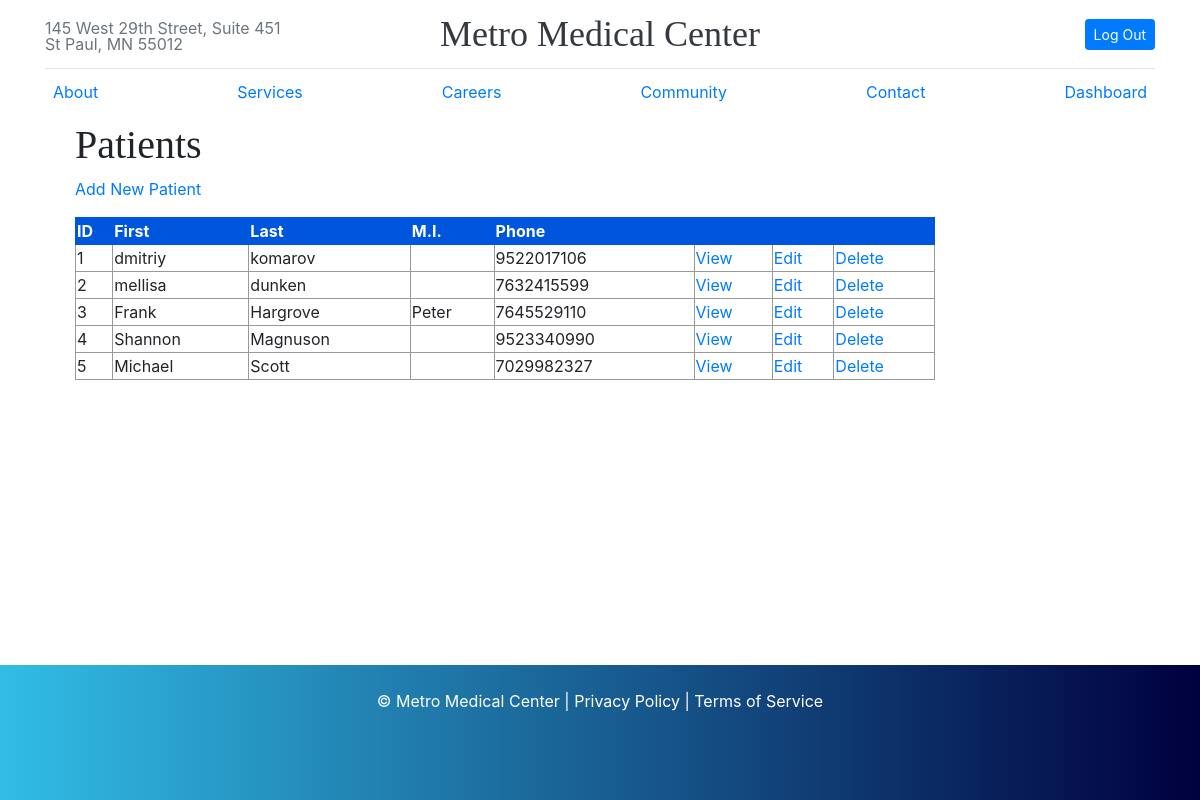
Page /metromed/public/administrator/patients/index.php (signed in) on the committed database.
### tables this page shows
CREATE TABLE user_info (
    user_id int NOT NULL AUTO_INCREMENT ,
    f_name varchar(50) NOT NULL,
    l_name varchar(50) NOT NULL,
    m_name varchar(50) NOT NULL,
    address varchar(255) NOT NULL,
    city varchar(50) NOT NULL,
    state varchar(50) NOT NULL,
    zip varchar(50) NOT NULL,
    phone_number bigint NOT NULL,
    dob DATE,
    ins_id int NOT NULL,
    policy_number varchar(50),
    PRIMARY KEY (user_id),
    FOREIGN KEY (ins_id) REFERENCES insurance(ins_id)
);

### metromed/private/functions.php (called while the page is built, shortened)
<?php
function url_for($script_path) {
  if($script_path[0] != '/') {
    $script_path = "/" . $script_path;
  }
  return WWW_ROOT . $script_path;
}
function u($string="") {
  return urlencode($string);
}
function h($string="") {
  return htmlspecialchars($string);
}
?>

### metromed/private/query_functions.php (called while the page is built, shortened)
<?php
  function find_all_patients() {
    global $db;
    $sql = "SELECT * FROM user_info ";
    $sql .= "ORDER BY user_id ASC";
    $result = mysqli_query($db, $sql);
    return $result;
  }
?>

### metromed/public/administrator/patients/index.php (the view, shortened to what this page needs)
<?php
include(SHARED_PATH . '/metromed_header.php');
  $patient_set = find_all_patients();
?>
<div id="content">
  <div class="subjects listing">
    <h1>Patients</h1>
    <div class="actions">
      <a class="actions" href="<?php echo url_for('/administrator/patients/new.php'); ?>">Add New Patient</a>
    </div>
  	<table class="list">
  	  <tr>
        <th>ID</th>
        <th>First</th>
        <th>Last</th>
  	    <th>M.I.</th>
        <th>Phone</th>
  	    <th>&nbsp;</th>
  	    <th>&nbsp;</th>
        <th>&nbsp;</th>
  	  </tr>
      <?php while($patient = mysqli_fetch_assoc($patient_set)) { ?>
        <tr>
          <td><?php echo h($patient['user_id']); ?></td>
          <td><?php echo h($patient['f_name']); ?></td>
          <td><?php echo h($patient['l_name']); ?></td>
    	    <td><?php echo h($patient['m_name']); ?></td>
          <td><?php echo h($patient['phone_number']); ?></td>
          <td><a class="action" href="<?php echo url_for('/administrator/patients/view.php?user_id=' . h(u($patient['user_id']))); ?>">View</a></td>
          <td><a class="action" href="<?php echo url_for('/administrator/patients/edit.php?user_id=' . h(u($patient['user_id']))); ?>">Edit</a></td>
          <td><a class="action" href="<?php echo url_for('/administrator/patients/remove.php?user_id=' . h(u($patient['user_id']))); ?>">Delete</a></td>
    	  </tr>
      <?php } ?>
  	</table>
  </div>
</div>
<?php include(SHARED_PATH . '/metromed_footer.php'); ?>

### metromed/private/shared/metromed_header.php (shortened to what this page needs)
<!DOCTYPE html>
<html>
<head>
    <link rel="stylesheet" href="https://stackpath.bootstrapcdn.com/bootstrap/4.3.1/css/bootstrap.min.css">
    <link rel="stylesheet" href="<?php echo url_for('/assets/css/metromed.css'); ?>" />
</head>
<body>
 <div class="container">
    <header class="site-header py-3">
      <div class="row flex-nowrap justify-content-between align-items-center">
        <div class="col-4 pt-1">
          <a class="text-muted">145 West 29th Street, Suite 451 <br>St Paul, MN 55012</a>
        </div>
        <div class="col-4 text-center">
          <a class="site-header-logo text-dark" href="<?php echo url_for('index.php') ?>">Metro Medical Center</a>
        </div>
        <div class="col-4 d-flex justify-content-end align-items-center">
          <?php if($_SESSION['loggedin'] == true){
            echo '<a class="btn btn-sm btn-primary" href="';
            echo url_for('logout.php');
            echo '">Log Out</a>';
          } else {
            echo '<a class="btn btn-sm btn-primary" href="';
            echo url_for('login.php');
            echo '">Login</a>';
          }
          ?>
        </div>
      </div>
    </header>
    <div class="nav-scroller py-1 mb-2">
      <nav class="nav d-flex justify-content-between">
        <a class="p-2 text-primary" href="<?php echo url_for('about.php') ?>">About</a>
        <a class="p-2 text-primary" href="<?php echo url_for('services.php') ?>">Services</a>
        <a class="p-2 text-primary" href="<?php echo url_for('careers.php') ?>">Careers</a>
        <a class="p-2 text-primary" href="<?php echo url_for('community.php') ?>">Community</a>
        <a class="p-2 text-primary" href="<?php echo url_for('contact.php') ?>">Contact</a>
        <?php
        if($_SESSION['loggedin'] == true){
          echo '<a class="p-2 text-primary" href="';
          echo url_for('userprofile.php');
          echo '">Dashboard</a>';
        }
          ?>
      </nav>
    </div>

### metromed/private/shared/metromed_footer.php
    </div>
    <footer class="page-footer">
      <p>© Metro Medical Center | Privacy Policy | Terms of Service</p>
    </footer>
  </body>
</html>

### metromed/public/assets/css/metromed.css (style rules this page uses)
body { min-height: 100vh; position: relative; margin: 0; padding-bottom: 150px; }
.site-header { line-height: 1; border-bottom: 1px solid #e5e5e5; }
.site-header-logo { font-family: "Playfair Display", Georgia, "Times New Roman", serif; font-size: 2.25rem; }
h1, h2, h3, h4, h5, h6 { font-family: "Playfair Display", Georgia, "Times New Roman", serif; }
.nav-scroller { position: relative; z-index: 2; height: 2.75rem; overflow-y: hidden; }
.nav-scroller .nav { display: -webkit-box; display: -ms-flexbox; display: flex; -ms-flex-wrap: nowrap; flex-wrap: nowrap; padding-bottom: 1rem; margin-top: -1px; overflow-x: auto; text-align: center; white-space: nowrap; -webkit-overflow-scrolling: touch; }
.form-signin h1, p { text-align: center; }
.page-footer { position: absolute; bottom: 0; padding: 1.5rem 0; height: 135px; color: #fff; width: 100%; background: #00003E; background: -webkit-linear-gradient(to right, #31BDE6, #00003E); background: linear-gradient(to right, #31BDE6, #00003E); text-align: center; }
.page-footer p:last-child { margin-bottom: 0; }
#content { width: 920px; min-height: 500px; padding: 0 30px; }
.actions { margin-bottom: 1em; }
table { border-collapse: collapse; vertical-align: top; }
table.list { width: 100%; }
table.list tr td { border: 1px solid #999999; }
table.list tr th { border: 1px solid #0055DD; background: #0055DD; color: white; text-align: left; }

### rows in the picture
user_info: user_id "1", f_name "dmitriy", l_name "komarov", phone_number "9522017106"
user_info: user_id "2", f_name "mellisa", l_name "dunken", phone_number "7632415599"
user_info: user_id "3", f_name "Frank", l_name "Hargrove", m_name "Peter", phone_number "7645529110"
user_info: user_id "4", f_name "Shannon", l_name "Magnuson", phone_number "9523340990"
user_info: user_id "5", f_name "Michael", l_name "Scott", phone_number "7029982327"
